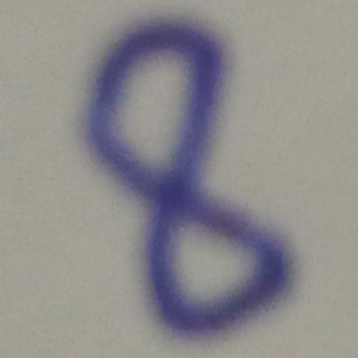
#> input picture Supervised/Classification/images/num2.jpeg, 358 x 358 px
$ jupyter execute SVC.ipynb
#> lines starting #> are read from the running program, lines starting #| are printed output that depends on the picture
[cell 1]
from sklearn import datasets

[cell 2]
print(dir(datasets))

[cell 3]
data=datasets.load_digits()

[cell 4]
print(data.DESCR)

[cell 5]
print(dir(data))

[cell 6]
import numpy as np
import matplotlib.pylab as plt
import pandas as pd

[cell 7]
fig=plt.figure(figsize=(10,10))
j=1
for i in np.random.randint(0,len(data.images),9):
    ax=fig.add_subplot(3,3,j)
    ax.imshow(data.images[i],cmap="gray_r")
    ax.set_title(data.target[i])
    j+=1
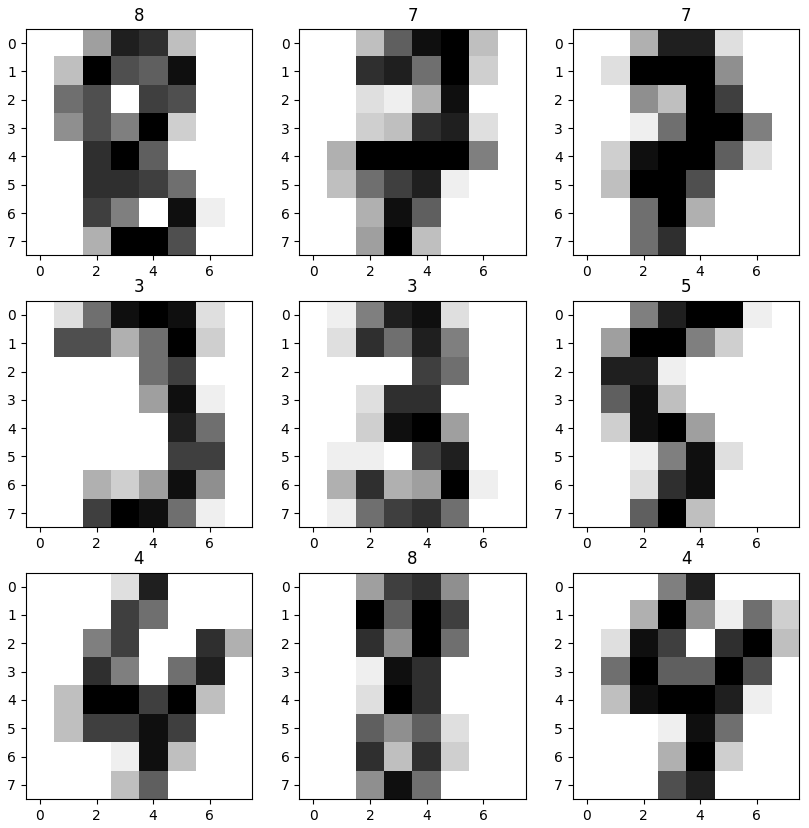
#> figure drawn by matplotlib, 9 panels

[cell 8]
dir(data)

[cell 9]
data.target_names

[cell 10]
print(data.data.shape,data.images.shape)

[cell 11]
print(data.data[0])

[cell 12]
print(data.images[0])

[cell 13]
print(data.images[0].reshape(64))

[cell 14]
print(data.data[0].reshape((8,8)))

[cell 15]
features=data.data
target=data.target

[cell 16]
from sklearn.model_selection import train_test_split

[cell 17]
X_train,X_test,y_train,y_test=train_test_split(features,target,test_size=0.2)

[cell 18]
from sklearn.svm import SVC

[cell 19]
model=SVC()

[cell 20]
model.fit(X_train,y_train)

[cell 21]
from sklearn.metrics import confusion_matrix

[cell 22]
y_pred=model.predict(X_test)

[cell 23]
pl=plt.imshow(confusion_matrix(y_test,y_pred),cmap='gray_r')
plt.colorbar(pl)
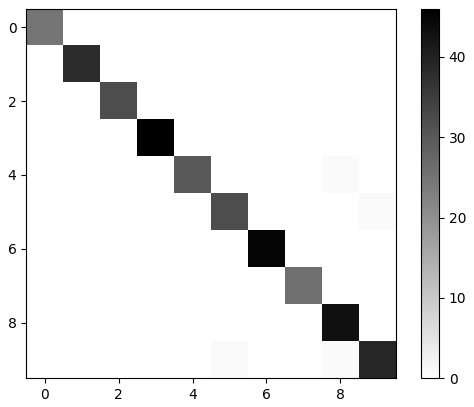
#> figure drawn by matplotlib, 2 panels

[cell 24]
from sklearn.metrics import plot_confusion_matrix

[cell 25]
plot_confusion_matrix(model,X_test,y_test)
#> (this line was passed over: sklearn is not available in this run)

[cell 26]
from PIL import Image

[cell 27]
im=Image.open("../Classification/images/num2.jpeg")
#> im is the input picture: PIL image 358x358 RGB; mean R, G, B 142, 139.9, 140.7

[cell 28]
im

[cell 29]
print(dir(im))
#> (printed output is left out)

[cell 30]
im.resize((8,8))

[cell 31]
image=np.array(im.convert('LA').resize((8,8)))

[cell 32]
image.shape
#> Out = (8, 8, 2)

[cell 33]
image=15*((255-image[:,:,0])/255)

[cell 34]
image[image<6]=0
image=image.astype("int")

[cell 35]
pl=plt.imshow(image)
plt.colorbar(pl)
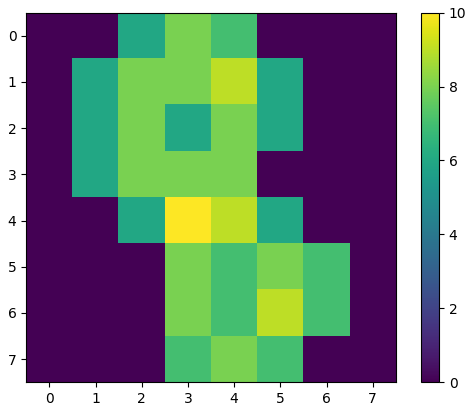
#> figure drawn by matplotlib, 2 panels

[cell 36]
im=image.reshape((64,))
#> im = 64 values, max 10 at index 35, min 0 at index 0, mean 3.69

[cell 37]
(X_test[0]).shape

[cell 38]
model.predict([im])
#> Out = [8]
